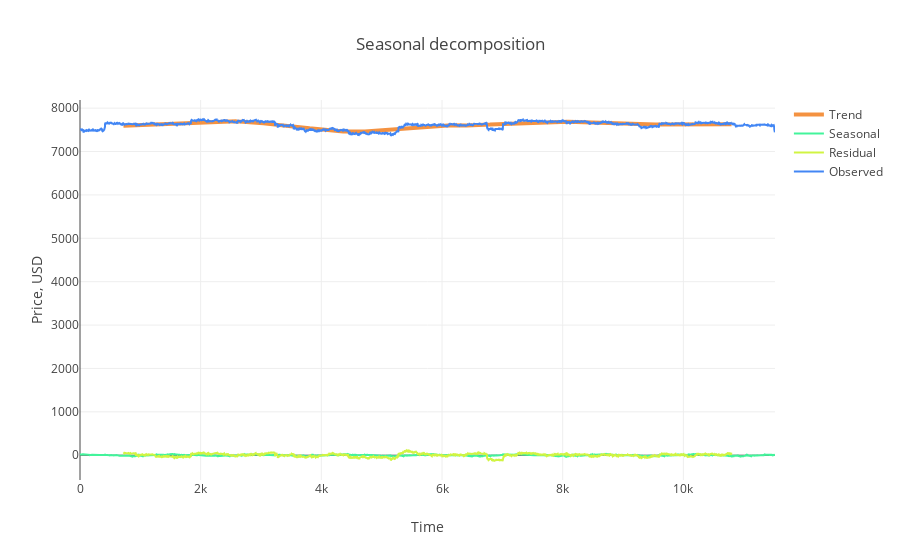

The code cell stored with this chart in its notebook:
### Code cell
#s = sm.tsa.seasonal_decompose(working_data.Weighted_Price.values, freq=60)
s = sm.tsa.seasonal_decompose(working_data.VlLow.values, freq=1440)

trace1 = go.Scatter(x = np.arange(0, len(s.trend), 1),y = s.trend,mode = 'lines',name = 'Trend',
    line = dict(color = ('rgb(244, 146, 65)'), width = 4))
trace2 = go.Scatter(x = np.arange(0, len(s.seasonal), 1),y = s.seasonal,mode = 'lines',name = 'Seasonal',
    line = dict(color = ('rgb(66, 244, 155)'), width = 2))

trace3 = go.Scatter(x = np.arange(0, len(s.resid), 1),y = s.resid,mode = 'lines',name = 'Residual',
    line = dict(color = ('rgb(209, 244, 66)'), width = 2))

trace4 = go.Scatter(x = np.arange(0, len(s.observed), 1),y = s.observed,mode = 'lines',name = 'Observed',
    line = dict(color = ('rgb(66, 134, 244)'), width = 2))

data = [trace1, trace2, trace3, trace4]
layout = dict(title = 'Seasonal decomposition', xaxis = dict(title = 'Time'), yaxis = dict(title = 'Price, USD'))
fig = dict(data=data, layout=layout)
py.iplot(fig, filename='seasonal_decomposition')

### Figure 1 — Plotly figure (JSON) as saved in the notebook; plotly's stock layout.template omitted (floating-point values rounded to 4 significant figures; data arrays with more than 128 entries replaced by an {"elided": "..."} marker saying what was removed)
{"data": [{"line": {"color": "rgb(244, 146, 65)", "width": 4}, "mode": "lines", "name": "Trend", "type": "scatter", "uid": "f2515bc1-f40a-477e-a538-ba71d4b8cffa", "x": {"elided": "11520 int values"}, "y": {"elided": "11520 float values"}}, {"line": {"color": "rgb(66, 244, 155)", "width": 2}, "mode": "lines", "name": "Seasonal", "type": "scatter", "uid": "6daf1bc6-2f2d-40af-a3d7-219e3f5ab03c", "x": {"elided": "11520 int values"}, "y": {"elided": "11520 float values"}}, {"line": {"color": "rgb(209, 244, 66)", "width": 2}, "mode": "lines", "name": "Residual", "type": "scatter", "uid": "12311125-62a1-4a61-bb16-6b0e5c9bff80", "x": {"elided": "11520 int values"}, "y": {"elided": "11520 float values"}}, {"line": {"color": "rgb(66, 134, 244)", "width": 2}, "mode": "lines", "name": "Observed", "type": "scatter", "uid": "93a94d25-644f-4f1a-8688-9a270a381c1c", "x": {"elided": "11520 int values"}, "y": {"elided": "11520 float values"}}], "layout": {"title": "Seasonal decomposition", "xaxis": {"title": "Time"}, "yaxis": {"title": "Price, USD"}}}
